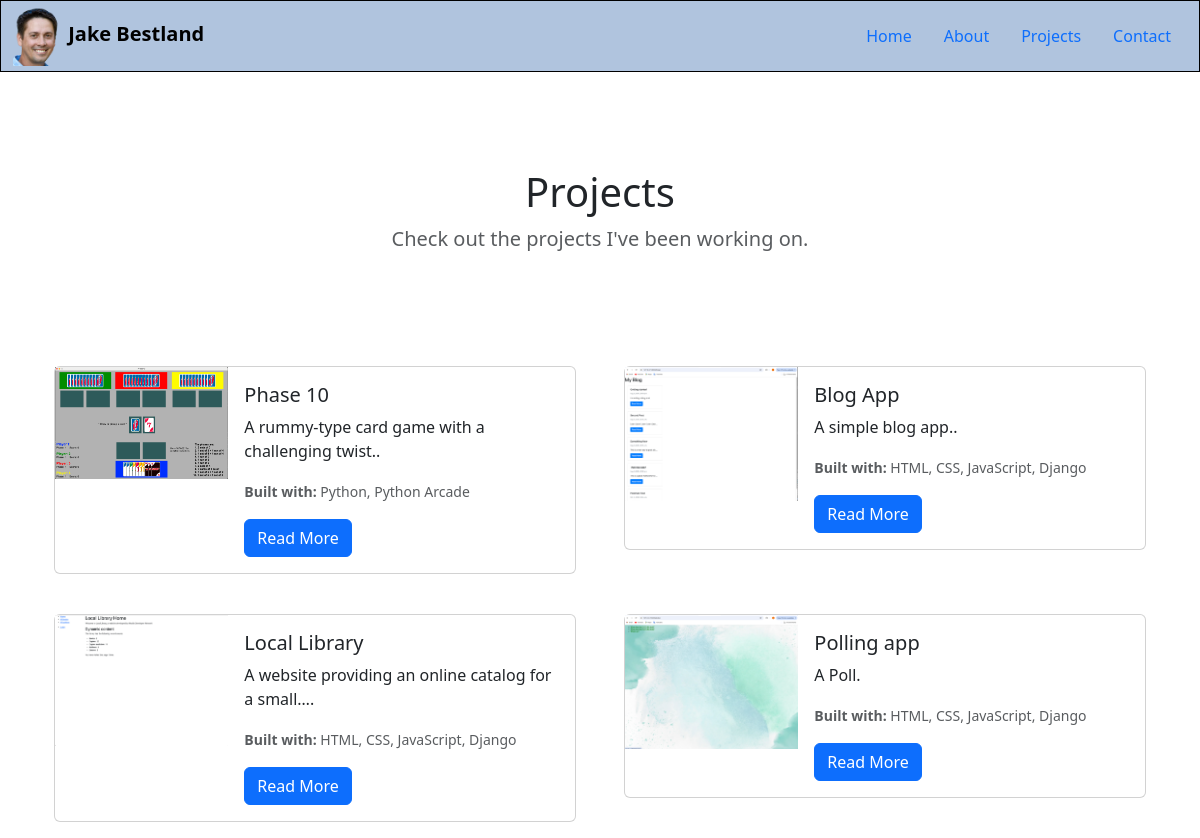
/projects/, run on the app's committed database.
### projects/models.py (models this page shows, shortened)
class Project(models.Model):
    title = models.CharField(max_length=100)
    description = models.TextField()
    skill = models.ManyToManyField(Skill, help_text="Select a skill used for this project.")
    slug = models.SlugField(unique=True, null=True, blank=True)
    preview_image = models.ImageField(upload_to='images/previews/', null=True, blank=True)
    animated_gif = models.ImageField(upload_to='images/gifs/', null=True, blank=True)
    link = models.URLField(null=True, blank=True)
    highlight = models.BooleanField(default=False)
    def display_skill(self):
        """Create a string for the Skill.  This is required to display the skill in Admin."""
        return ', '.join(skill.name for skill in self.skill.all())
    display_skill.short_description = 'Skill'

class Skill(models.Model):
    name = models.CharField(max_length=100, unique=True)
    def __str__(self):
        return self.name
    class Meta:
        constraints = [
            UniqueConstraint(
                Lower('name'),
                name='skill_name_case_insensitive_unique',
                violation_error_message= "Skill already exists (case insensitive match)"
            ),
        ]

### projects/views.py (the view)
# urls.py: path('projects/', views.index, name='projects'),
def index(request):
    projects = Project.objects.all()
    return render(request, 'projects/index.html', {'projects': projects})

### projects/templates/projects/index.html (shortened to what this page needs)
{% extends "base.html" %}
{% load static %}
{% block content %}
<section class="py-5 text-center container">
    <div class="row py-lg-5">
        <div class="col-lg-6 col-md-8 mx-auto">
            <h1 class="fw-light"><strong>Projects</strong></h1>
            <p class="lead text-body-secondary">Check out the projects I've been working on.</p>
        </div>
    </div>
</section>
<div class="row row-cols-1 row-cols-md-2 g-4">
{% for project in projects %}
    <div class="col gx-5">
        <div class="card mb-3"">
            <div class="row g-0">
                <div class="col-md-4">
                    <div class="gif-container d-inline-block">
                        <img src="{{ project.preview_image.url }}" class="img-fluid preview" alt="Static Preview" width="100%" height="100%">
                    </div>
                </div>
                <div class="col-md-8">
                    <div class="card-body">
                        <h5 class="card-title">{{ project.title }}</h5>
                        <p class="card-text">{{ project.description|capfirst|truncatechars:50 }}.</p>
                        <p class="card-text"><small class="text-body-secondary"><strong>Built with: </strong>{{ project.skill.all|join:", " }}</small></p>
                        <a href="{% url 'projects:project_detail' project.slug %}" class="btn btn-primary">Read More</a>
                    </div>
                </div>
            </div>
        </div>
    </div>
{% endfor %}
</div>
{% endblock %}

### projects/static/css/homepage.css (style rules this page uses)
.gif-container img.preview { display: block; }

### projects/templates/base.html (style rules this page uses)
.gif-container img.preview { display: block; }

### data on the page
Project: preview_image (picture), title "Phase 10", description "A rummy-type card game with a challenging twist.", skill.all "Python, Python Arcade"
Project: preview_image (picture), title "Blog App", description "A simple blog app.", skill.all "HTML, CSS, JavaScript, Django"
Project: preview_image (picture), title "Local Library", description "A website providing an online catalog for a small…", skill.all "HTML, CSS, JavaScript, Django"
Project: preview_image (picture), title "Polling app", description "A Poll", skill.all "HTML, CSS, JavaScript, Django"
